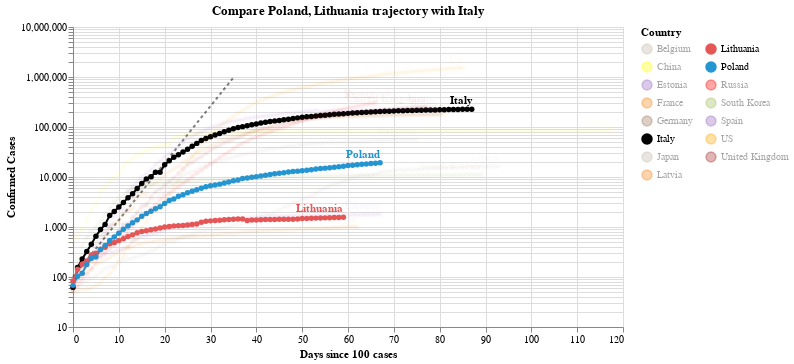

Notebook code for this chart:
### Code cell
#hide_input
chart2 = make_since_chart(dff2, ['Poland', 'Lithuania'], baseline_countries)
chart2

### Figure 1 — Vega-Lite specification as saved in the notebook (floating-point values rounded to 4 significant figures; data arrays with more than 128 entries replaced by an {"elided": "..."} marker saying what was removed)
{"config": {"view": {"continuousWidth": 400, "continuousHeight": 300}}, "layer": [{"data": {"name": "data-628230001892d6798b50651be41d1b3e"}, "mark": {"type": "line", "color": "black", "opacity": 0.5, "strokeDash": [3, 3]}, "encoding": {"x": {"type": "quantitative", "field": "Days since 100 cases"}, "y": {"type": "quantitative", "field": "Confirmed Cases"}}}, {"data": {"name": "data-e6c1da461a67f12da46a9e4fb22e4666"}, "mark": {"type": "line", "point": true}, "encoding": {"color": {"type": "nominal", "field": "Country", "legend": {"columns": 2}, "scale": {"domain": ["Belgium", "China", "Estonia", "France", "Germany", "Italy", "Japan", "Latvia", "Lithuania", "Poland", "Russia", "South Korea", "Spain", "US", "United Kingdom"], "range": ["#C1B7AD", "yellow", "#9467bd", "#F58518", "#9D755D", "black", "#C1B7AD", "#F58518", "#E45756", "#2495D3", "red", "#A1BA59", "#9467bd", "orange", "brown"]}}, "opacity": {"condition": {"value": 1, "selection": "selector004"}, "value": 0.05}, "tooltip": [{"type": "nominal", "field": "Country"}, {"type": "temporal", "field": "Date"}, {"type": "quantitative", "field": "Confirmed Cases"}, {"type": "quantitative", "field": "Days since 100 cases"}], "x": {"type": "quantitative", "field": "Days since 100 cases"}, "y": {"type": "quantitative", "field": "Confirmed Cases", "scale": {"type": "log"}}}, "selection": {"selector004": {"type": "multi", "fields": ["Country"], "bind": "legend", "init": [{"Country": "Poland"}, {"Country": "Lithuania"}, {"Country": "Italy"}]}}, "width": 550}, {"data": {"name": "data-e6c1da461a67f12da46a9e4fb22e4666"}, "mark": {"type": "text", "align": "right", "dy": -8, "fontWeight": "bold"}, "encoding": {"color": {"type": "nominal", "field": "Country", "legend": {"columns": 2}, "scale": {"domain": ["Belgium", "China", "Estonia", "France", "Germany", "Italy", "Japan", "Latvia", "Lithuania", "Poland", "Russia", "South Korea", "Spain", "US", "United Kingdom"], "range": ["#C1B7AD", "yellow", "#9467bd", "#F58518", "#9D755D", "black", "#C1B7AD", "#F58518", "#E45756", "#2495D3", "red", "#A1BA59", "#9467bd", "orange", "brown"]}}, "opacity": {"condition": {"value": 1, "selection": "selector004"}, "value": 0.05}, "text": {"type": "nominal", "field": "Country"}, "tooltip": [{"type": "nominal", "field": "Country"}, {"type": "temporal", "field": "Date"}, {"type": "quantitative", "field": "Confirmed Cases"}, {"type": "quantitative", "field": "Days since 100 cases"}], "x": {"type": "quantitative", "field": "Days since 100 cases"}, "y": {"type": "quantitative", "field": "Confirmed Cases", "scale": {"type": "log"}}}, "transform": [{"filter": "(datum['Date'] >= 1589846400000)"}], "width": 550}], "title": "Compare Poland, Lithuania trajectory with Italy", "$schema": "https://vega.github.io/schema/vega-lite/v4.0.2.json", "datasets": {"data-628230001892d6798b50651be41d1b3e": [{"Days since 100 cases": 0, "Confirmed Cases": 100.0}, {"Days since 100 cases": 1, "Confirmed Cases": 130.0}, {"Days since 100 cases": 2, "Confirmed Cases": 169.0}, {"Days since 100 cases": 3, "Confirmed Cases": 219.7}, {"Days since 100 cases": 4, "Confirmed Cases": 285.6}, {"Days since 100 cases": 5, "Confirmed Cases": 371.3}, {"Days since 100 cases": 6, "Confirmed Cases": 482.7}, {"Days since 100 cases": 7, "Confirmed Cases": 627.5}, {"Days since 100 cases": 8, "Confirmed Cases": 815.7}, {"Days since 100 cases": 9, "Confirmed Cases": 1060.0}, {"Days since 100 cases": 10, "Confirmed Cases": 1379.0}, {"Days since 100 cases": 11, "Confirmed Cases": 1792.0}, {"Days since 100 cases": 12, "Confirmed Cases": 2330.0}, {"Days since 100 cases": 13, "Confirmed Cases": 3029.0}, {"Days since 100 cases": 14, "Confirmed Cases": 3937.0}, {"Days since 100 cases": 15, "Confirmed Cases": 5119.0}, {"Days since 100 cases": 16, "Confirmed Cases": 6654.0}, {"Days since 100 cases": 17, "Confirmed Cases": 8650.0}, {"Days since 100 cases": 18, "Confirmed Cases": 11250.0}, {"Days since 100 cases": 19, "Confirmed Cases": 14620.0}, {"Days since 100 cases": 20, "Confirmed Cases": 19000.0}, {"Days since 100 cases": 21, "Confirmed Cases": 24710.0}, {"Days since 100 cases": 22, "Confirmed Cases": 32120.0}, {"Days since 100 cases": 23, "Confirmed Cases": 41750.0}, {"Days since 100 cases": 24, "Confirmed Cases": 54280.0}, {"Days since 100 cases": 25, "Confirmed Cases": 70560.0}, {"Days since 100 cases": 26, "Confirmed Cases": 91730.0}, {"Days since 100 cases": 27, "Confirmed Cases": 119300.0}, {"Days since 100 cases": 28, "Confirmed Cases": 155000.0}, {"Days since 100 cases": 29, "Confirmed Cases": 201500.0}, {"Days since 100 cases": 30, "Confirmed Cases": 262000.0}, {"Days since 100 cases": 31, "Confirmed Cases": 340600.0}, {"Days since 100 cases": 32, "Confirmed Cases": 442800.0}, {"Days since 100 cases": 33, "Confirmed Cases": 575600.0}, {"Days since 100 cases": 34, "Confirmed Cases": 748300.0}, {"Days since 100 cases": 35, "Confirmed Cases": 972800.0}], "data-e6c1da461a67f12da46a9e4fb22e4666": {"elided": "1200 records"}}}
